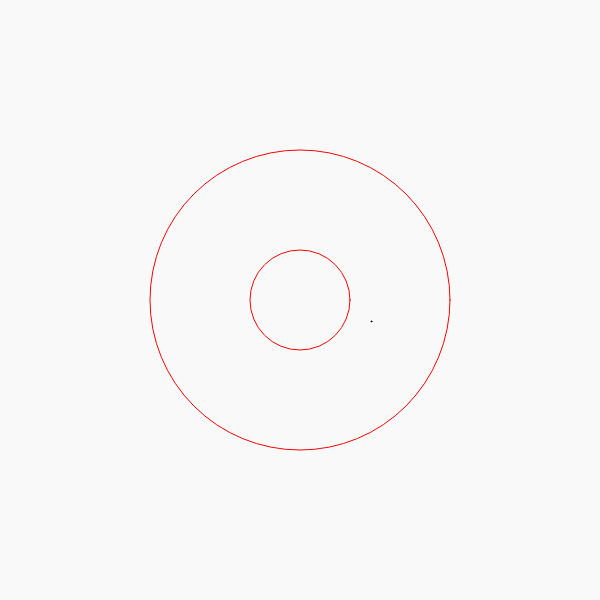
Frame 1 (no input)
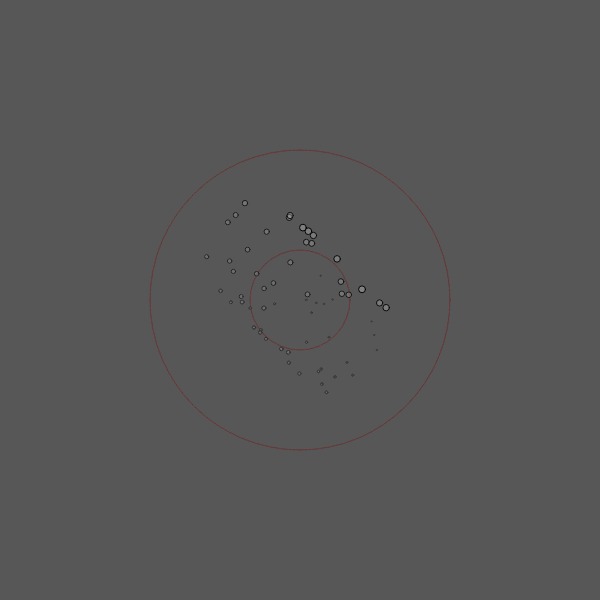
Frame 60 (no input)
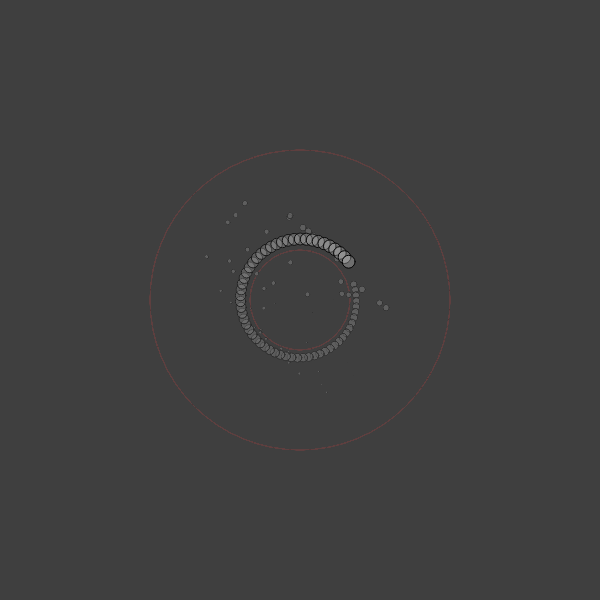
Frame 120 (the mouse pressed at the canvas centre since frame 60)

The p5.js sketch that drew these frames (run headless with seeded random() and noise() and a simulated clock; from frame 60 on, the mouse is pressed at the canvas centre):

// p5.js sketch
// ── sketch.js

let rate = 0.1;
let xPos = 0;
let yPos = 0;
let radius = 50;
let grow = 0.5;
let size = 1;
let angle = 0;

let move;
let maxDist;

function setup() 
{
	createCanvas(600, 600);

	maxDist = dist(0, 0, width/2, height/2);
	stroke(255, 0, 0);
	noFill();
	circle(width/2, height/2, 100);
	circle(width/2, height/2, width/2);
	stroke(0);
}

function draw() 
{	
	background(64, 64, 64, 8);
	fill(255, 255, 255, 64);

	move = map(dist(width/2, height/2, mouseX, mouseY), 0, maxDist, 0, random(-50, 50));

	xPos = width/2 + radius * cos(angle) + move;
	yPos = height/2 + radius * sin(angle) + move;

	circle(xPos, yPos, size);

	angle += rate;
	radius += rate;
	size += rate;

	if(size <= 1)
	{
		size = 1;
	}

	if (radius >= width/4 || radius <= 0) 
	{
		rate = -rate;
		stroke(255, 0, 0);
		noFill();
		circle(width/2, height/2, 100);
		circle(width/2, height/2, width/2);
		stroke(0);
	}

}
